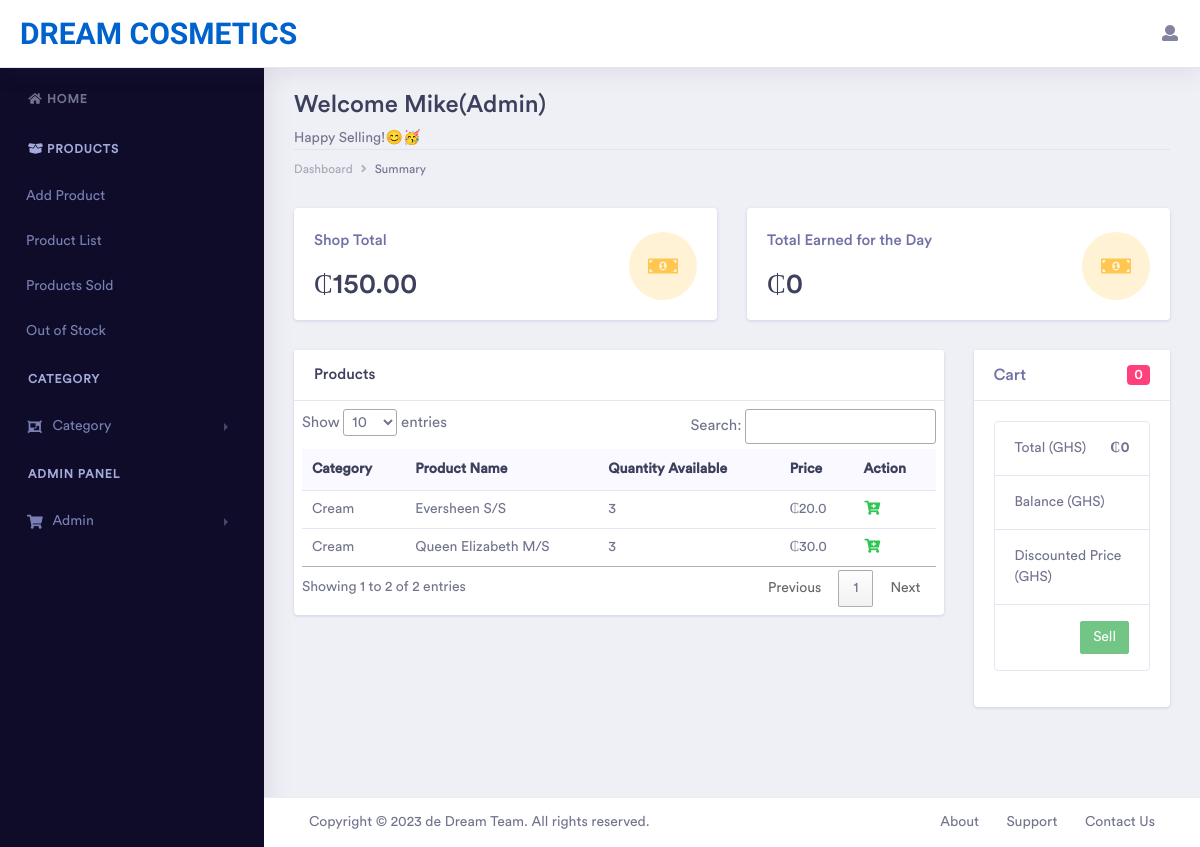
Page / (signed in) on the committed database.
### pos_app/models.py (models this page shows, shortened)
class StoreInfo(models.Model):
    name = models.CharField(max_length=200, null=False, blank=False)
    domain = models.CharField(max_length=200, null=False, blank=False)
    has_cashier = models.BooleanField(default=False, null=True, blank=True)
    address = models.CharField(max_length=250, null=True, blank=True)
    shop_contact = models.PositiveBigIntegerField(null=True, blank=False)
    shop_email = models.EmailField(null=True, blank=True)
    shop_receipt_generation_prefix = models.CharField(max_length=100, null=True, blank=True)
    code = models.PositiveIntegerField(null=False, blank=False)

class CustomUser(AbstractUser):
    first_name = models.CharField(max_length=200, blank=False, null=False)
    last_name = models.CharField(max_length=200, blank=False, null=False)
    username = models.CharField(max_length=200, null=False, blank=False, unique=True)
    domain = models.CharField(max_length=100, null=False, blank=False)
    email = models.EmailField(null=True, blank=True)
    choices = (
        ("Sales Personnel", "Sales Personnel"),
        ("Admin", "Admin"),
        ("Cashier", "Cashier"),
    )
    role = models.CharField(max_length=200, null=False, blank=False, choices=choices, default="Sales Personnel")
    phone_number = models.PositiveBigIntegerField(blank=True, null=True)
    password1 = models.CharField(max_length=100, null=False, blank=False)
    password2 = models.CharField(max_length=100, null=False, blank=False)

class Product(models.Model):
    user = models.ForeignKey(CustomUser, on_delete=models.CASCADE)
    category = models.ForeignKey(Category, on_delete=models.CASCADE)
    domain = models.CharField(max_length=250, null=False, blank=False)
    name = models.CharField(max_length=250, null=False, blank=False)
    price = models.FloatField(null=False, blank=False)
    cost_price = models.FloatField(null=False, blank=True, default=0.0)
    quantity_available = models.PositiveIntegerField(null=False, blank=False)
    choices = (
        ("S/S", "S/S"),
        ("Q/S", "Q/S"),
        ("M/S", "M/S"),
        ("A/S", "A/S"),
        ("B/S", "B/S"),
        ("E/L", "E/L")
    )
    size = models.CharField(max_length=200, choices=choices)
    date_added = models.DateTimeField(auto_now_add=True)

class Category(models.Model):
    user = models.ForeignKey(CustomUser, on_delete=models.CASCADE)
    name = models.CharField(max_length=250, null=False, blank=False)
    domain = models.CharField(max_length=250, null=False, blank=False)
    description = models.CharField(max_length=250, null=True)
    status = models.BooleanField(default=1)
    date_added = models.DateTimeField(auto_now_add=True)
    def __str__(self):
        return self.name

### pos_app/views.py (the view, shortened to what this page needs)
# urls.py: 2. Add a URL to urlpatterns:  path('', views.home, name='home')
@login_required(login_url='login')
def home(request):
    user = models.CustomUser.objects.get(id=request.user.id)
    shop = models.StoreInfo.objects.get(domain=user.domain)
    shop_name = shop.name
    products = models.Product.objects.filter(domain=user.domain).order_by('name')
    day_sales = models.DaysSale.objects.filter(domain=user.domain)
    cart = models.Cart.objects.filter(domain=user.domain)
    cart_count = models.Cart.objects.filter(domain=user.domain).count()
    total = 0
    shop_total = 0
    day_total = 0
    for item in cart:
        total += item.product_qty * item.product.price
    for product in products:
        shop_total += product.quantity_available * product.price
    for sale in day_sales:
        day_total += sale.total_price
    context = {
        'products': products,
        'cart_items': cart,
        'count': cart_count,
        'cart_total': total,
        'shop_total': '{:,.2f}'.format(shop_total),
        'day_total': day_total,
        'shop_name': shop_name,
        'shop': shop
    }
    if user.role == "Cashier":
        return redirect('checkouts')
    else:
        return render(request, "layouts/index.html", context=context)

### pos_app/templates/layouts/index.html (shortened to what this page needs)
{% extends 'base.html' %}
{% block content %}
    <div class="dashboard-main-wrapper">
        {% include 'inc/header.html' %}
        {% include 'inc/sidenav.html' %}
        <div class="dashboard-wrapper">
            <div class="dashboard-ecommerce">
                <div class="container-fluid dashboard-content ">
                    <div class="row">
                        <div class="col-xl-12 col-lg-12 col-md-12 col-sm-12 col-12">
                            <div class="page-header">
                                <h2 class="pageheader-title">Welcome {{ request.user.first_name }}({{ request.user.role }}) </h2>
                                <span>Happy Selling!😊🥳</span>
                                <div class="page-breadcrumb">
                                    <nav aria-label="breadcrumb">
                                        <ol class="breadcrumb">
                                            <li class="breadcrumb-item"><a href="#" class="breadcrumb-link">Dashboard</a></li>
                                            <li class="breadcrumb-item active" aria-current="page">Summary</li>
                                        </ol>
                                    </nav>
                                </div>
                            </div>
                        </div>
                    </div>
                    <div class="ecommerce-widget">
                        <div class="row">
                            {% if request.user.role == "Admin" %}
                            <div class="col-xl-6 col-lg-6 col-md-6 col-sm-12 col-12">
                                <div class="card">
                                    <div class="card-body">
                                        <div class="d-inline-block">
                                            <h5 class="text-muted">Shop Total</h5>
                                            <h2 class="mb-0">₵{{ shop_total }}</h2>
                                        </div>
                                        <div class="float-right icon-circle-medium  icon-box-lg  bg-brand-light mt-1">
                                            <i class="fa fa-money-bill-alt fa-fw fa-sm text-brand"></i>
                                        </div>
                                    </div>
                                </div>
                            </div>
                            {% endif %}
                            <div class="col-xl-6 col-lg-6 col-md-6 col-sm-12 col-12">
                                <div class="card">
                                    <div class="card-body">
                                        <div class="d-inline-block">
                                            <h5 class="text-muted">Total Earned for the Day</h5>
                                            <h2 class="mb-0">₵{{ day_total }}</h2>
                                        </div>
                                        <div class="float-right icon-circle-medium  icon-box-lg  bg-brand-light mt-1">
                                            <i class="fa fa-money-bill-alt fa-fw fa-sm text-brand"></i>
                                        </div>
                                    </div>
                                </div>
                            </div>
                        </div>
                        <div class="row">
                            <div class="col-xl-9 col-lg-12 col-md-6 col-sm-12 col-12">
                                <div class="card">
                                    <h5 class="card-header">Products</h5>
                                    <div class="card-body p-2">
                                        <div class="table-responsive">
                                            <table class="table" id="myTable">
                                                <thead class="bg-light">
                                                    <tr class="border-0">
                                                        <th class="border-0">Category</th>
                                                        <th class="border-0">Product Name</th>
                                                        <th class="border-0">Quantity Available</th>
                                                        <th class="border-0">Price</th>
                                                        <th class="border-0">Action</th>
                                                    </tr>
                                                </thead>
                                                <tbody class="table-body">
                                                    {% if products %}
                                                        {% for product in products %}
                                                            <tr>
                                                                <td>{{ product.category }}</td>
                                                                <td>{{ product.name | capfirst }} {{ product.size }}</td>
                                                                {% if product.quantity_available == 0 %}
                                                                    <td><small class="badge badge-danger">Out of stock</small></td>
                                                                {% else %}
                                                                    <td>{{ product.quantity_available }}</td>
                                                                {% endif %}
                                                                <td>₵{{ product.price }}</td>
                                                                <td class="addToCartFromHome"><i class="fa fa-fw fa-cart-plus text-success"></i></td>
                                                            </tr>
                                                        {% endfor %}
                                                    {% endif %}
                                                </tbody>
                                            </table>
                                        </div>
                                    </div>
                                </div>
                            </div>
                            <div class="col-xl-3 col-lg-6 col-md-6 col-sm-12 col-12">
                                <div class="cart-box">
                                <div class="card">
                                    <div class="card-header">
                                        <h4 class="d-flex justify-content-between align-items-center mb-0">
                                                    <span class="text-muted">Cart</span>
                                      <span class="badge badge-secondary badge-pill">{{ count }}</span>
                                             </h4>
                                    </div>
                                    <div class="card-body">
                                        <form action="" method="post">
                                        <ul class="list-group mb-3">
                                            <li class="list-group-item d-flex justify-content-between">
                                                <span>Total (GHS)</span>
                                                <strong class="cart-total">₵{{ cart_total }}</strong>
                                            </li>
                                            {% if not shop.has_cashier %}
                                            <li style="display: none" class="list-group-item d-flex justify-content-between balance-row">
                                                <span>Balance (GHS)</span>
                                            </li>
                                            <li style="display: none" class="list-group-item d-flex justify-content-between discount-row">
                                                <span>Discounted Price (GHS)</span>
                                            </li>
                                            {% endif %}
                                            <li class="list-group-item d-flex justify-content-end">
                                                {% if cart_items %}
                                                    {% if shop.has_cashier %}
                                                        <a href="{% url 'send_to_cashier' %}" type="submit" class="btn btn-sm btn-success">Send to Cashier</a>
                                                    {% else %}
                                                        <button type="submit" class="btn btn-sm btn-success">Sell</button>
                                                    {% endif %}
                                                {% else %}
                                                    <button disabled class="btn btn-sm btn-success">Sell</button>
                                                {% endif %}
                                            </li>
                                        </ul>
                                        </form>
                                    </div>
                                </div>
                                </div>
                            </div>
                        </div>
                    </div>
                </div>
            </div>
            <div class="footer">
                <div class="container-fluid">
                    <div class="row">
                        <div class="col-xl-6 col-lg-6 col-md-6 col-sm-12 col-12">
                             <a href="https://michael.dedreamteam.com">Copyright © 2023 de Dream Team. All rights reserved.</a>
                        </div>
                        <div class="col-xl-6 col-lg-6 col-md-6 col-sm-12 col-12">
                            <div class="text-md-right footer-links d-none d-sm-block">
                                <a href="https://michael.dedreamteam.com">About</a>
                                <a href="mailto:codeage20@gmail.com">Support</a>
                                <a href="tel:+233242442147">Contact Us</a>
                            </div>
                        </div>
                    </div>
                </div>
            </div>
        </div>
    </div>
{% endblock %}

### pos_app/templates/inc/header.html (shortened to what this page needs)
{% load static %}
<div class="dashboard-header">
            <nav class="navbar navbar-expand-lg bg-white fixed-top">
                <a style="font-family: 'Diphylleia', serif;" class="navbar-brand text-primary" href="{% url 'home' %}">{{ shop_name }}</a>
                <div class="collapse navbar-collapse " id="navbarSupportedContent">
                    <ul class="navbar-nav ml-auto navbar-right-top">
                        <li class="nav-item dropdown nav-user">
                            <a class="nav-link nav-user-img" href="#" id="navbarDropdownMenuLink2" data-toggle="dropdown" aria-haspopup="true" aria-expanded="false"><i class="fa fa-fw fa-user"></i></a>
                        </li>
                    </ul>
                </div>
            </nav>
        </div>

### rows in the picture
StoreInfo: name "DREAM COSMETICS"
CustomUser: user.first_name "Mike", user.role "Admin"
Product: category "Cream", name "Eversheen", size "S/S", quantity_available "3", price "20.0"
Product: category "Cream", name "Queen Elizabeth", size "M/S", quantity_available "3", price "30.0"

### other values in the picture
{{ shop_total }} "150.00"
{{ day_total }} "0"
{{ count }} "0"
{{ cart_total }} "0"
